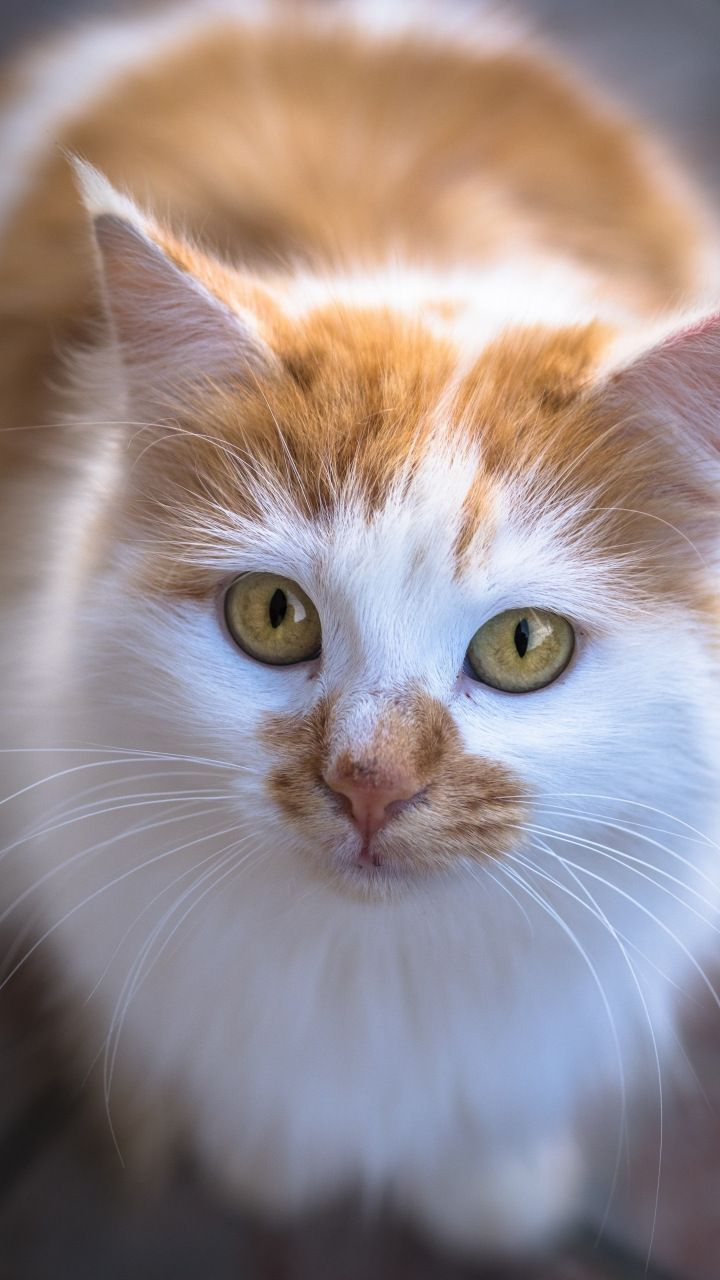
#> input picture DS AC/IPYNB/PRACTICA/gato.jpeg, 720 x 1280 px
$ jupyter execute --allow-errors 'Clase 37_SVD.ipynb'   (shell and % lines are left out)
#> lines starting #> are read from the running program, lines starting #| are printed output that depends on the picture
# SVD
### Ejemplo compresión de una imagen
Vamos a empezar con un ejemplo simple. SVD puede ser usado en el contexto de imágenes para comprimir fotos. Si en lugar de guardar la foto entera (Matriz M de la clase), uno guardase una representación reducida de esta matriz (B) y la manera de pasar de un espacio a otro (V*), entonces un se podría ahorrar mucho espacio en el guardado de la foto. Este mismo proceso se utiliza a veces en imágenes y señales para reducir el ruido de las mismas (proceso llamdo denoising)

E formalismo de SVD nos asegura que dado el rango que eligamos (r), la foto que podamos reconstruir a partir de B y V* (M moño) será la "mas parecida" posible a la foto original (M)

Primero cargamos la foto. Si no la tienen, deberan bajarse la libreria PIL para hacer este proceso mas fácil

[cell 1]
from PIL import Image
import matplotlib.pyplot as plt
import numpy as np
plt.style.use('classic')
img = Image.open('gato.jpeg')
#> img is the input picture: PIL image 720x1280 RGB; mean R, G, B 154.3, 141.6, 142.4
# convert image to grayscale
imggray = img.convert('LA')
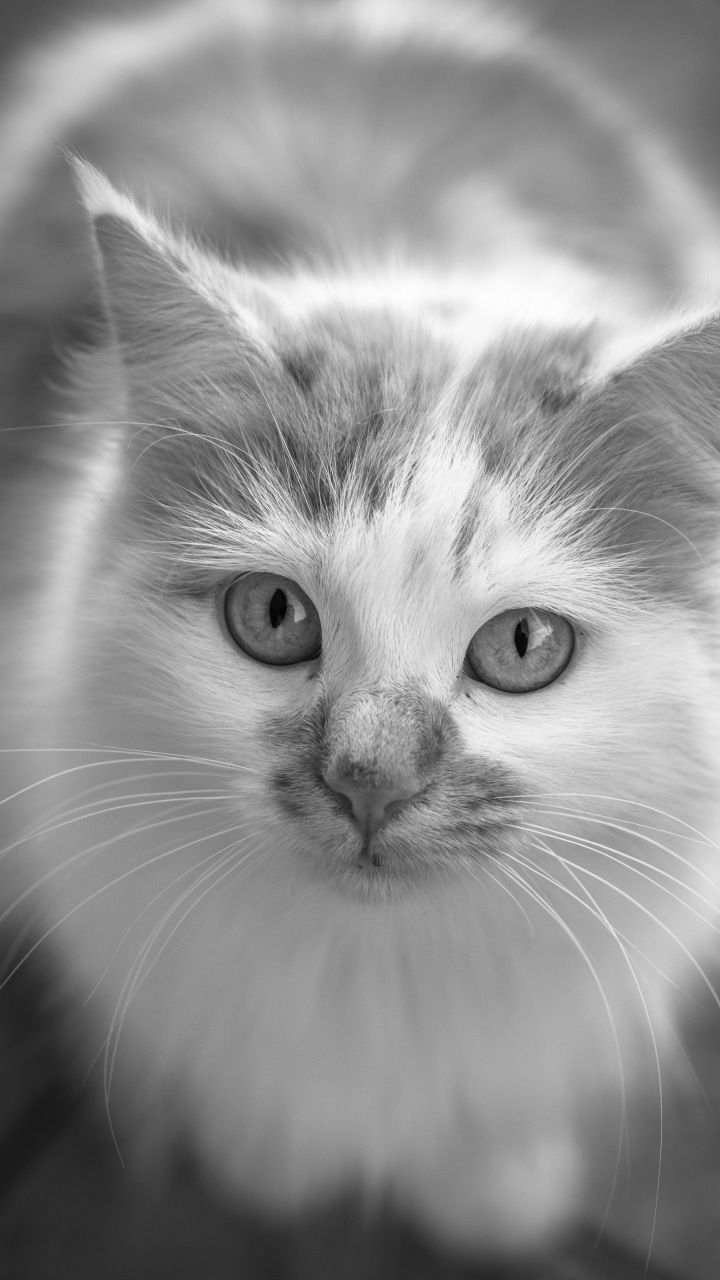
#> imggray: PIL image 720x1280 LA; mean R, G, B, A 145.5, 145.5, 145.5, 255
# convert to numpy array
imgmat = np.array(list(imggray.getdata(band=0)), float)
# Reshape according to orginal image dimensions
imgmat.shape = (imggray.size[1], imggray.size[0])

plt.figure(figsize=(9, 6))
plt.imshow(imgmat, cmap='gray')
plt.show()
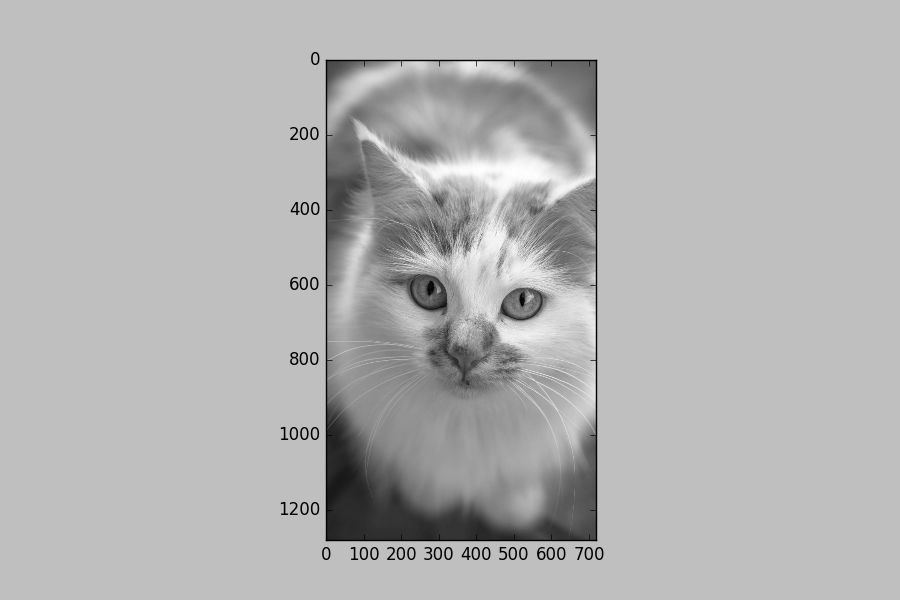
#> figure drawn by matplotlib, 1 panel

[cell 2]
imgmat.shape
#> Out = (1280, 720)

Vamos a usar la versión clásica del algoritmo de SVD que viene en numpy (noten que importante que es, que viene por default en numpy, ya que se usa para muchas más cosas).

[cell 3]
U, D, V = np.linalg.svd(imgmat)
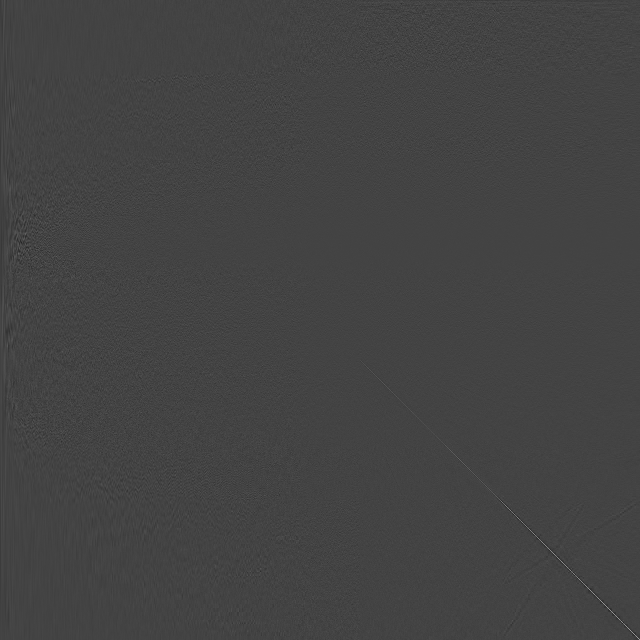
#> U: shape (1280, 1280) float64 (shown at 1/2 size); min -0.312, max 0.867, mean -2.98e-05; drawn with min black and max white
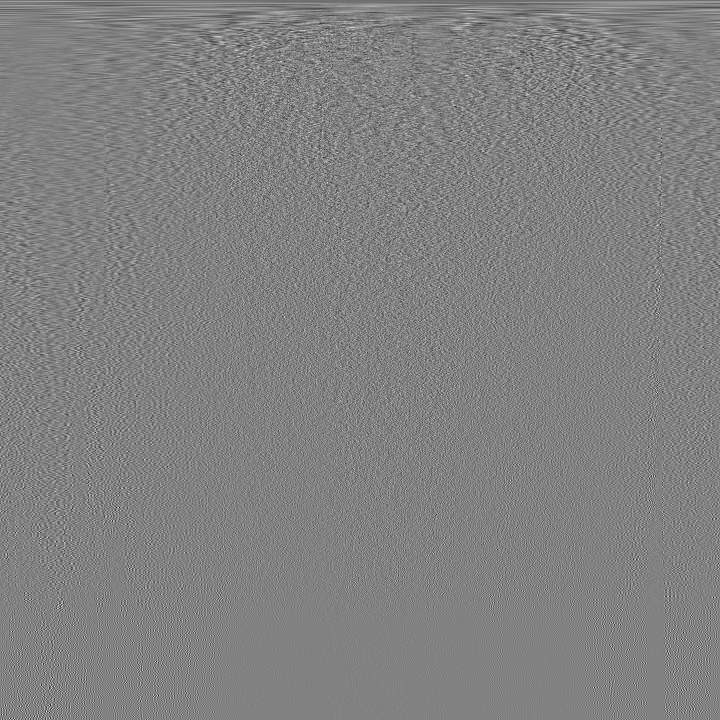
#> V: shape (720, 720) float64; min -0.276, max 0.268, mean -5.2e-05; drawn with min black and max white
#> D = 720 values, max 143365.8 at index 0, min 3.93 at index 719, mean 520.7

Inspeccionemos la dimensión de los elementos:

[cell 4]
imgmat.shape
#> Out = (1280, 720)

[cell 5]
U.shape
#> Out = (1280, 1280)

[cell 6]
D.shape
#> Out = (720,)

[cell 7]
V.shape
#> Out = (720, 720)

Así como está, si multiplicamos adecuadamente estos tres elementos, recuperariamos la foto original. Veamos que si tomamos los 720 valores singulares tendremos la imagen original nuevamente:

[cell 8]
reconstimg = np.matrix(U[:, :720]) * np.diag(D[:720]) * np.matrix(V[:720, :])
plt.imshow(reconstimg, cmap='gray')
plt.show()

El objetivo pasa por tomar únicamente los valores singulares más altos. Por una cuestión de comodidad, los valores en D (notar que representa una matriz diagonal pero viene en forma de vector!) ya están ordenados de menor a mayor, siendo los primeros los de mayor valor. Ahora sí, vamos a probar tomando menos valores singulares, empecemos por sólo 2.

[cell 9]
reconstimg = np.matrix(U[:, :2]) * np.diag(D[:2]) * np.matrix(V[:2, :])
plt.imshow(reconstimg, cmap='gray')
plt.show()

No es muy sorprendente el resultado, pero ya se puede al menos ver que hay un objeto en el centro de la imagen, para tener tan poca información (sólo los dos vectores propios asociados a los valores propios y los valores propios) no está tan mal. Ahora sí, barramos una cantidad más razonable de valores singulares, y observemos los resultados.

[cell 10]
for i in [5, 10, 15, 20, 30, 50,100]:
    reconstimg = np.matrix(U[:, :i]) * np.diag(D[:i]) * np.matrix(V[:i, :])
    plt.imshow(reconstimg, cmap='gray')
    title = "n = %s" % i
    plt.title(title)
    plt.show()
#> this loop made 7 passes
#> pass 1, `reconstimg = np.matrix(U[:, :i]) * np.diag(D[:i]) * np.matrix(V[:i, :])`:
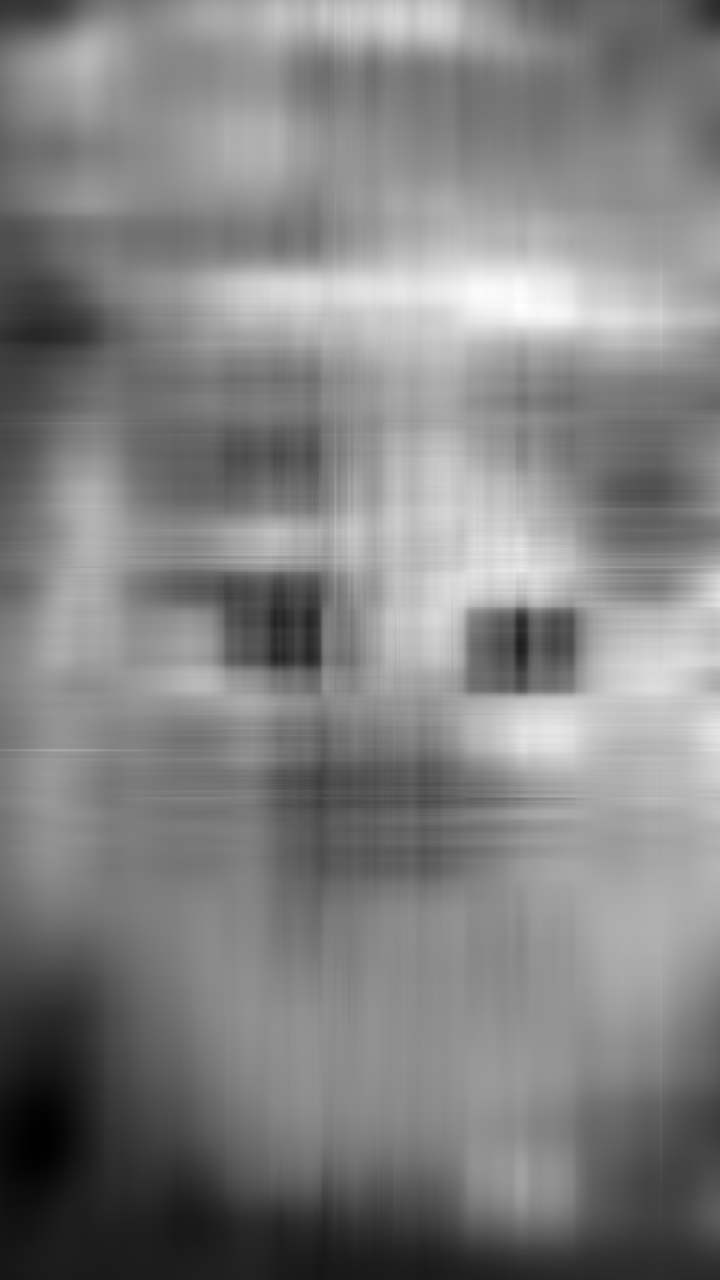
#> reconstimg: shape (1280, 720) float64; min 18.33, max 267.8, mean 145.5; drawn with min black and max white
#> pass 3, `reconstimg = np.matrix(U[:, :i]) * np.diag(D[:i]) * np.matrix(V[:i, :])`:
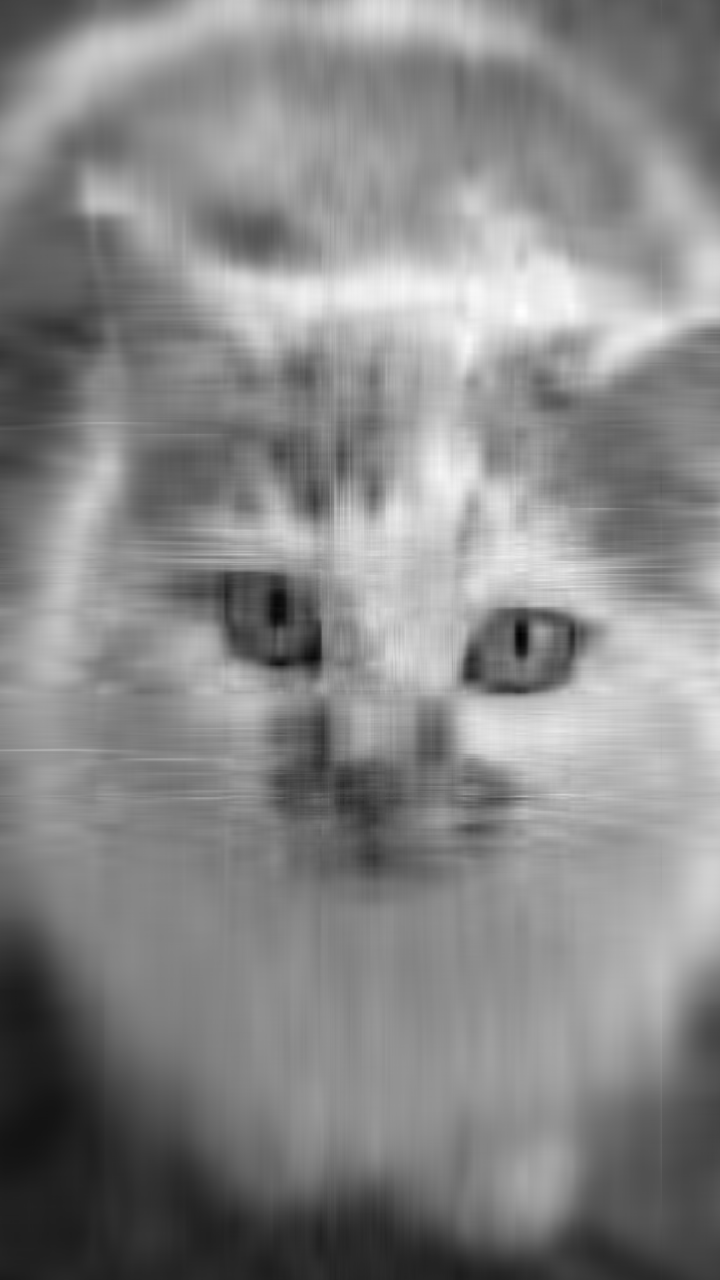
#> reconstimg: shape (1280, 720) float64; min 8.36, max 267.2, mean 145.5; drawn with min black and max white

### Ejemplo con muchas imágenes
Vamos a trabajar ahora con una serie de imágenes de caras de personas famosas. Nuestro objetivo será encontrar un número r de "caras base" (o "eigenfaces"). Estas son las mejores caras que, al ser combinadas de alguna manera en particular, pueden generar de vuelta todas las caras de nuestro dataset.

[cell 11]
import os
import re
import numpy as np
import matplotlib.pyplot as plt
dir_data_caras ='lfw1000'
# Vemos cuantos archivos hay en la carpeta
#> (the rest of this cell did not finish here and is left out)

Buscamos los nombres de todos los archivos en la carpeta donde tenemos el dataset:

#> (a cell that did not finish here is left out)

Definimos una función para leer este tipo de archivos:

[cell 13]
def read_pgm(filename, byteorder='>'):
    """Return image data from a raw PGM file as numpy array.

    Format specification: http://netpbm.sourceforge.net/doc/pgm.html

    """
    with open(filename, 'rb') as f:
        buffer = f.read()
    try:
        header, width, height, maxval = re.search(
            b"(^P5\s(?:\s*#.*[\r\n])*"
            b"(\d+)\s(?:\s*#.*[\r\n])*"
            b"(\d+)\s(?:\s*#.*[\r\n])*"
            b"(\d+)\s(?:\s*#.*[\r\n]\s)*)", buffer).groups()
    except AttributeError:
        raise ValueError("Not a raw PGM file: '%s'" % filename)
    return np.frombuffer(buffer,
                            dtype='u1' if int(maxval) < 256 else byteorder+'u2',
                            count=int(width)*int(height),
                            offset=len(header)
                            ).reshape((int(height), int(width)))

Para graficar las imágenes las debemos leer con la función que creamos y reproducirla con imshow de matplotlib. Notemos que cada imagen son 64 x 64 pixeles, en escala de grises.

#> (a cell that did not finish here is left out)

Ahora vamos a armar una lista vacia y agregarle todas las matrices de las imágenes dentro.

[cell 15]
lista_matrices_imagenes = []
# Notar que recorremos todos los archivos de la carpeta y los leemos uno por uno.
#> (the rest of this cell did not finish here and is left out)

Llevamos cada imagen a un vector, y armamos una matriz donde el número de filas es la cantidad de imágenes y las columnas son los 64x64 pixeles de cada imagen.

[cell 16]
m = len(lista_matrices_imagenes)
#> (the rest of this cell did not finish here and is left out)

Para volver a pasar de fila de la matrix X a imagen solo debemos hacer el proceso inverso al reshape anterior.

#> (a cell that did not finish here is left out)

Ahora si, aplicamos el algoritmo de SVD a toda esta matriz. Notemos que se lo apicamos a todas las imagenes juntas al mismo tiempo. Esto es diferente a lo que hicimos en el ejercicio anterior, buscamos "caras base" que representen de la mejor manera posible en nuestra población de caras.

#> (a cell that did not finish here is left out)

#> (a cell that did not finish here is left out)

Ahora reconstrimosla matrix X con solo 20 valores principales

[cell 20]
numero = 20
new_X = np.matrix(U[:, :numero]) * np.diag(D[:numero]) * np.matrix(V[:numero, :])

Si volvemos a ver la cara anterior, vemos que ya podemos distinguirla, pero la resolución no es la optima. Prueben modificar el número de valroes princpales hasta encontrar uno que les parezca adecuado.

#> (a cell that did not finish here is left out)

Ahora si, podemos explorar cuáles son las "caras base". Recordemos que nuestro "diccionario" para volver del espacio de la matriz B al espacio de la matriz original M es la matriz de vectores singulares por derecha V. Veamos que V tiene la forma (número de instancias x cantidad de píxeles):

[cell 22]
V.shape
#> Out = (720, 720)
